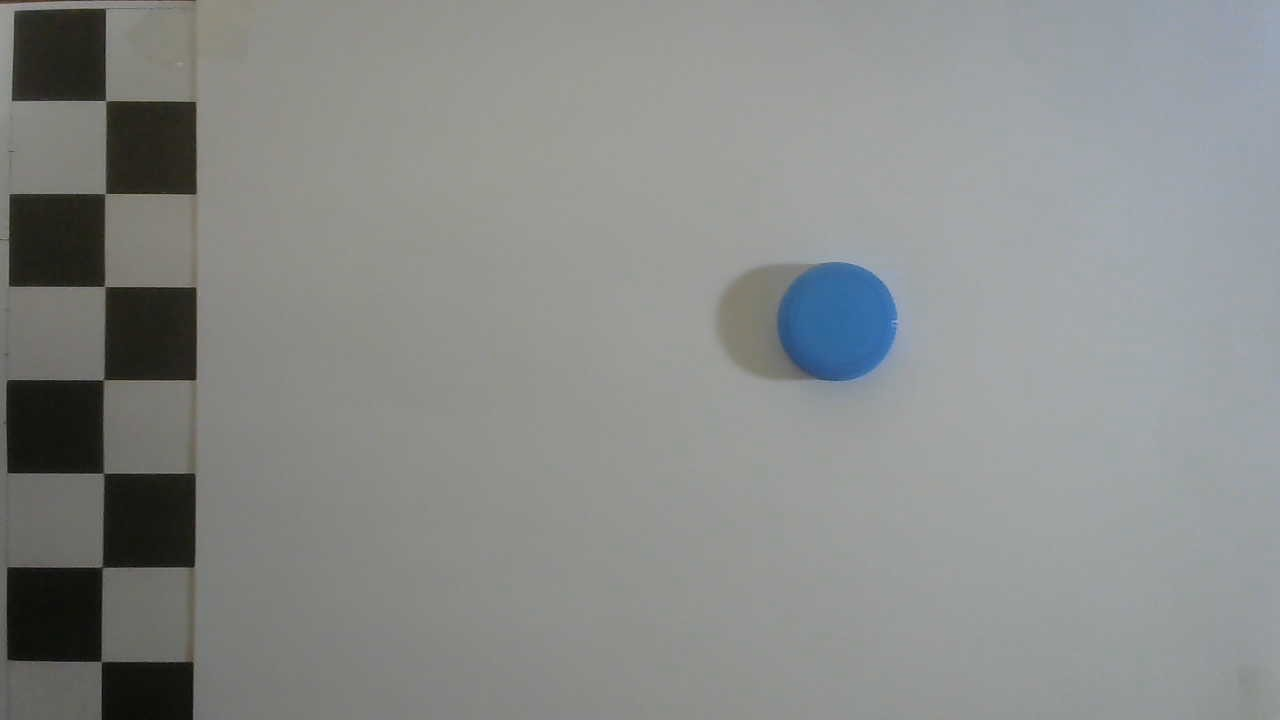
#> input picture image7/11.jpg, 1280 x 720 px
$ jupyter execute remove_shadow.ipynb   (older library calls are emulated)
#> lines starting #> are read from the running program, lines starting #| are printed output that depends on the picture; after the words box and inside, x2 and y2 are one past the last pixel; in counts of white or black regions, pixels touching at a corner belong together
[cell 1]
import cv2
import numpy as np
import os
from matplotlib import pyplot as plt

#see files in kaggle directory
#listfiles=os.listdir("../input")
#print(listfiles)

[cell 2]
# We will be previewing images alongthe way, so lets create a function
def previewImg(text,img_preview,grayscale=False):
    #plt.imshow(img_preview)
    if grayscale==False:
        #convert a color image from BGR to RGB before previewing
        plt.imshow(cv2.cvtColor(img_preview, cv2.COLOR_BGR2RGB))
    else:
        #option for Grayscale images
        plt.imshow(cv2.cvtColor(img_preview, cv2.COLOR_GRAY2RGB))
    plt.title(text)
    plt.show()

[cell 3]
#load the example.  It is a white piece, the most difficult to detect!
img_example=cv2.imread('image7/11.jpg')
#> img_example is the input picture: shape (720, 1280, 3); mean B, G, R 137.8, 139.5, 137

#load a background, so we can extract it and make it easy to detect the object.
img_bg=cv2.imread('image7/10.jpg')
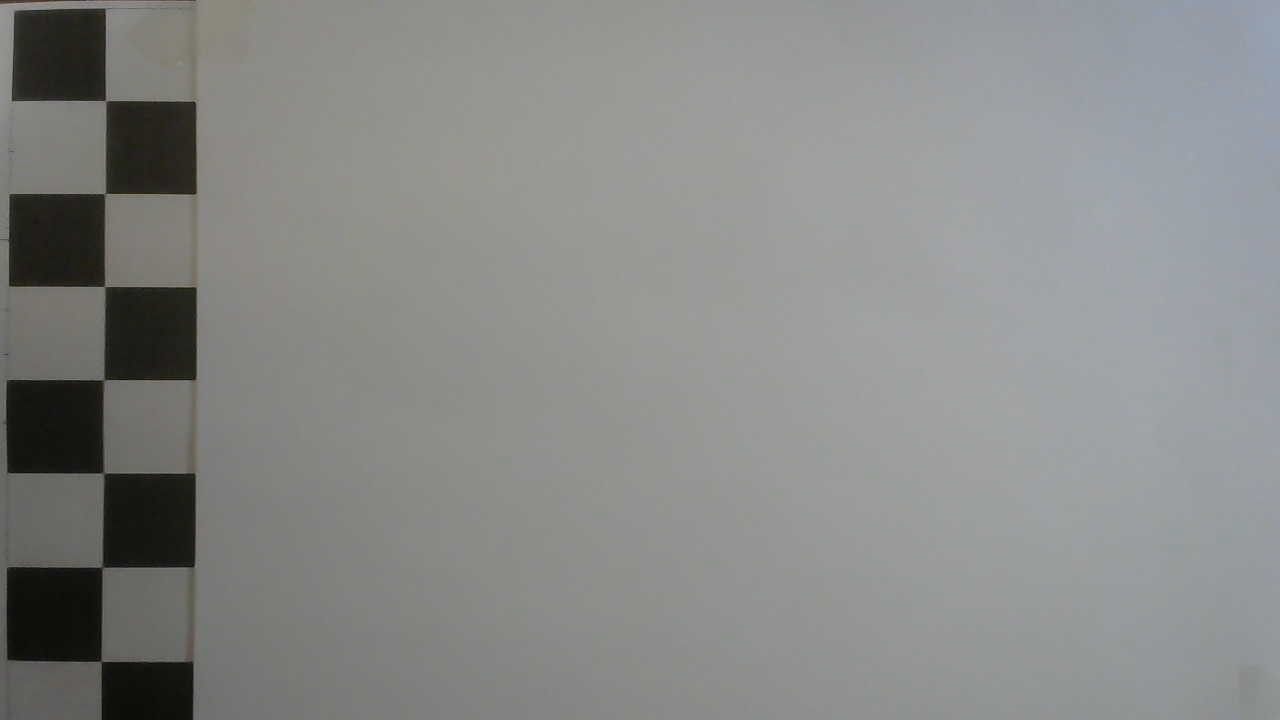
#> input picture image7/10.jpg, 1280 x 720 px
#> img_bg is the input picture: shape (720, 1280, 3); mean B, G, R 136.4, 137.9, 136.5

[cell 4]
# our starting Point
previewImg('Background Image',img_bg)
previewImg('Example Image',img_example)

[cell 5]
img_example

[cell 6]
# Background - Gray
img_bg_gray=cv2.cvtColor(img_bg, cv2.COLOR_BGR2GRAY)
previewImg("Background Gray",img_bg_gray,True)
# Image - Gray
img_gray=cv2.cvtColor(img_example, cv2.COLOR_BGR2GRAY)
previewImg("Image Gray",img_gray,True)

[cell 7]
# Calculate Difference
diff_gray=cv2.absdiff(img_bg_gray,img_gray)
previewImg("Pre-Diff",diff_gray,True)

[cell 8]
im_bw = cv2.threshold(diff_gray, 20, 255, cv2.THRESH_BINARY)[1]
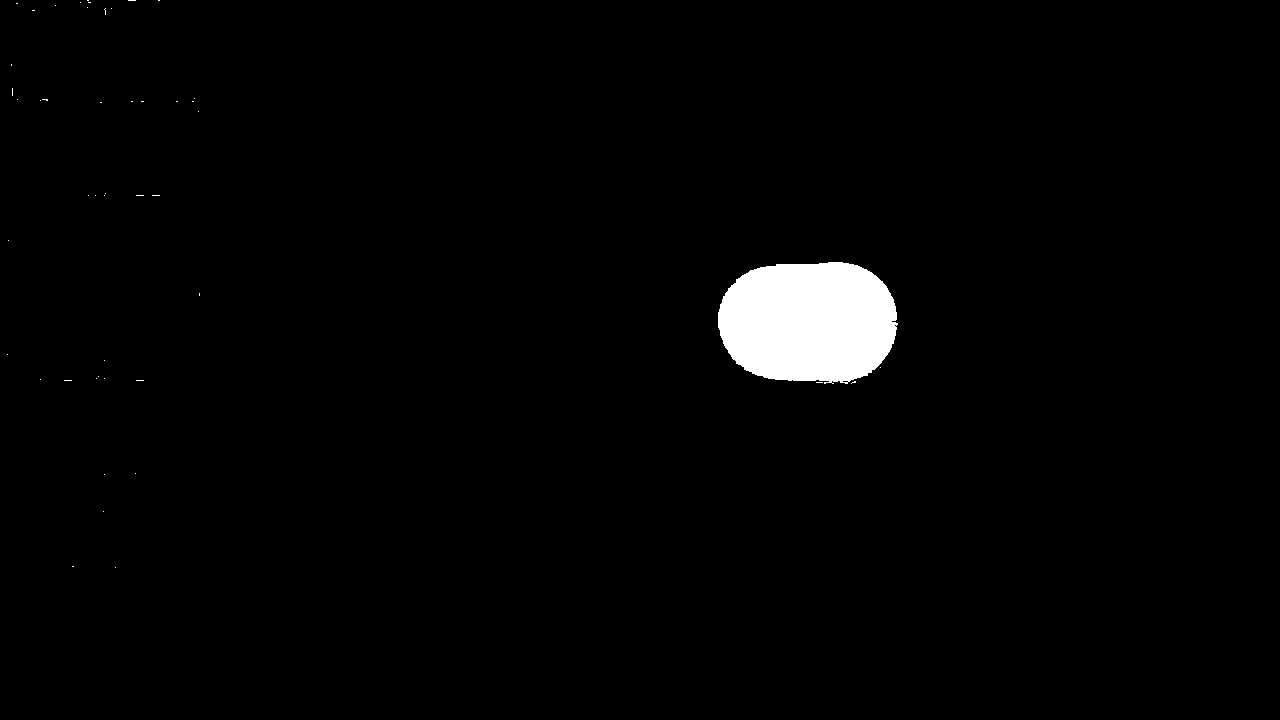
#> im_bw: shape (720, 1280); 2% white; 48 white regions (47 under 20 px), largest, box (x1, y1, x2, y2) and area: (718, 262, 898, 384) 18010
previewImg("Pre-Diff",im_bw,True)

[cell 9]
# Diff Blur
diff_gray_blur = cv2.GaussianBlur(diff_gray,(5,5),0)
previewImg("Pre-Diff Blur",diff_gray_blur,True)

[cell 10]
# find otsu's threshold value with OpenCV function
ret, img_tresh = cv2.threshold(diff_gray_blur,0,255,cv2.THRESH_BINARY+cv2.THRESH_OTSU)
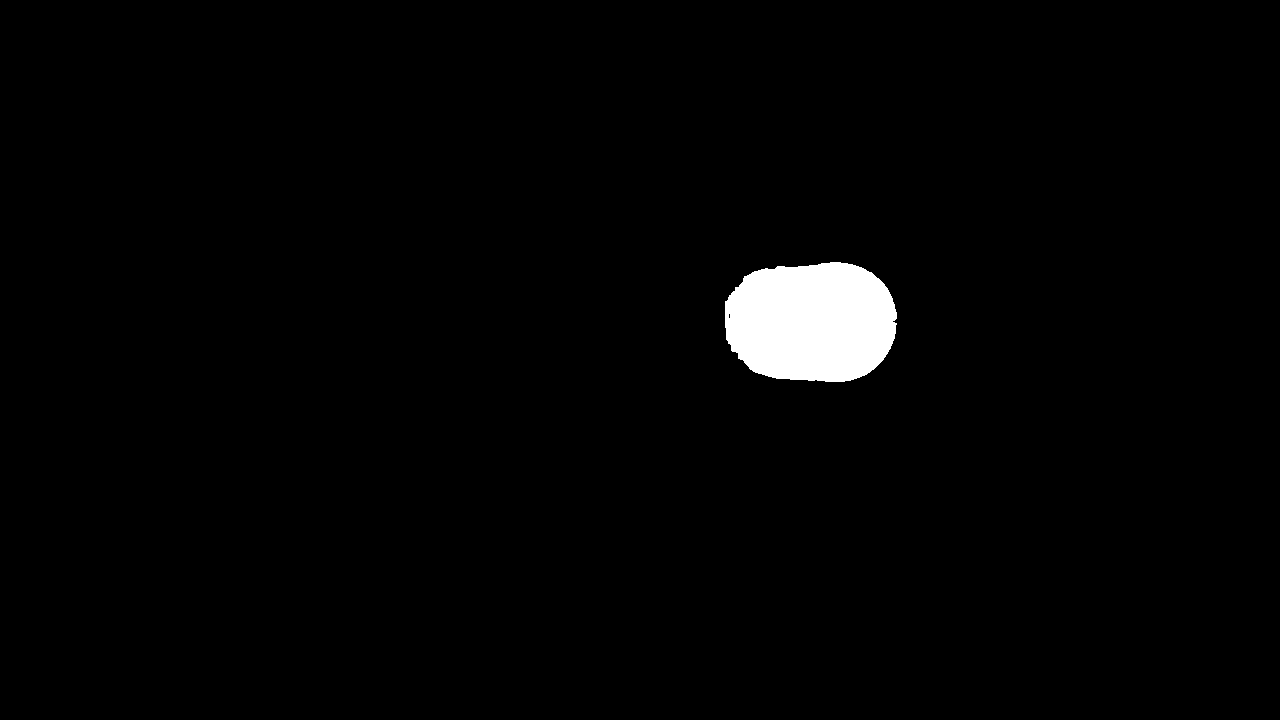
#> img_tresh: shape (720, 1280); 1.9% white; 1 white region, box (x1, y1, x2, y2) and area: (725, 262, 897, 382) 17095
#> ret = 28
previewImg("Otsu Treshold",img_tresh,True)
cv2.imwrite("image7/otsu.jpg", img_tresh)
#> Out = True

[cell 11]
t = cv2.cvtColor(img_tresh,cv2.COLOR_GRAY2RGB)
t = cv2.cvtColor(img_tresh,cv2.COLOR_RGB2BGR)

[cell 12]
t = t*img_example

[cell 13]
previewImg('r',t )
#> in previewImg (call 9), `plt.show()`:
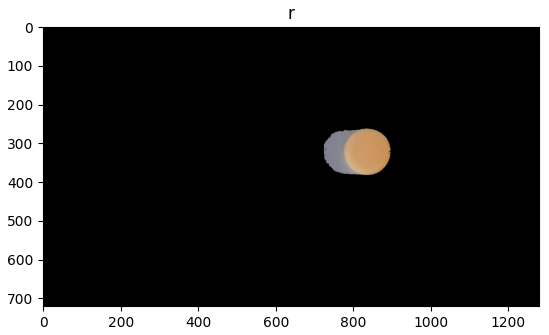
#> figure drawn by matplotlib, 1 panel; B, G, R data is drawn as R, G, B

[cell 14]
import cv2
import numpy as np
import matplotlib.pyplot as plt
img = t.copy()
img = cv2.cvtColor(img, cv2.COLOR_RGB2BGR)
cv2.imwrite('image7/remove_back.jpg', img)
previewImg('r', img)
rgb_planes = cv2.split(img)


result_planes = []
result_norm_planes = []
for plane in rgb_planes:
    dilated_img = cv2.dilate(plane, np.ones((7,7), np.uint8))
    bg_img = cv2.medianBlur(dilated_img, 21)
    diff_img = 255 - cv2.absdiff(plane, bg_img)
    norm_img = cv2.normalize(diff_img,None, alpha=0, beta=255, norm_type=cv2.NORM_MINMAX, dtype=cv2.CV_8UC1)
    result_planes.append(diff_img)
    result_norm_planes.append(norm_img)
#> this loop made 3 passes
#> pass 1, `diff_img = 255 - cv2.absdiff(plane, bg_img)`:
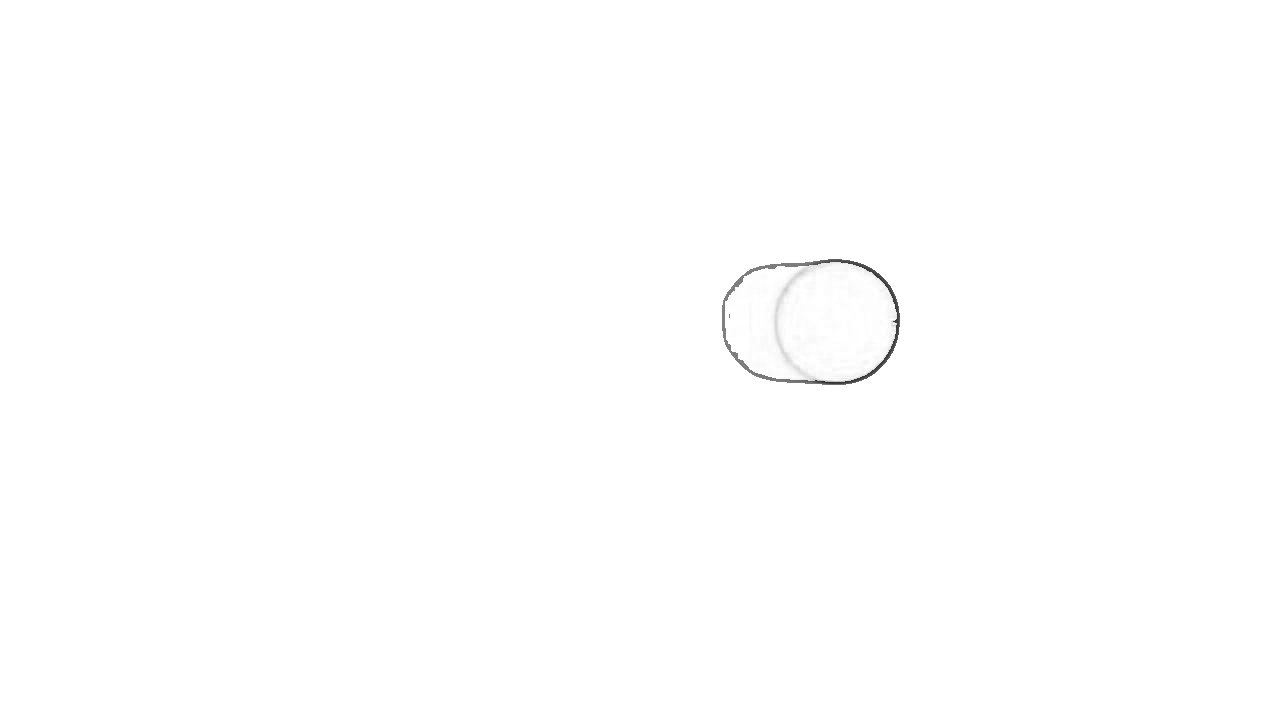
#> diff_img: shape (720, 1280); min 48, max 255, mean 254.6
#> after the loop, result_norm_planes = 3 items; result_planes = 3 items

result = cv2.merge(result_planes)
result_norm = cv2.merge(result_norm_planes)

# cv2.imwrite('shadows_out.png', result)
# cv2.imwrite('shadows_out_norm.png', result_norm)
plt.imshow(result_norm)

plt.show()
